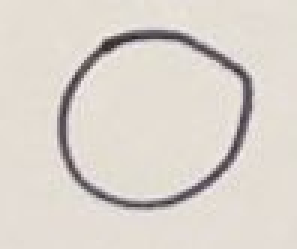
#> input picture 0.jpg, 99 x 83 px (shown 3 times larger); its folder holds only this picture in this run
$ python Image_processing_tutorial_test.py
#> lines starting #> are read from the running program, lines starting #| are printed output that depends on the picture
#image를 처리하고 읽기 위해서 pillow, numpy를 깔아야한다.

from PIL import Image
import numpy as np
from tempfile import TemporaryFile
test_dataset = TemporaryFile()
# import matplotlib.pyplot as plt

#dictionary를 만든다. dictionary는 Key와 value로 구성.
#Key 안에 value들이 있다.
image_dict = { }
image_pix_dict = { }

#i가 0부터 10개. 즉 0부터 9까지.
#i가 돌면서 10개의 key들을 생성하고, 각 key에 value들을 i.jpg를 여는 것으로 할당한다.
for i in range(10):
    image_dict["image_{}".format(i)] = Image.open('{}.jpg'.format(i))
    #print(image_dict["image_0"])
# 저장된 key와 value들을 보여준다.
# print(image_dict.keys())
# print(image_dict.values())

#각 Key에 할당된 value들(i.jpg들)을 모두 28 by 28로 resize한다.
    image_dict["image_{}".format(i)] = image_dict["image_{}".format(i)].resize((28,28))

    image_dict["image_{}".format(i)].save('{}_resized.jpg'.format(i))
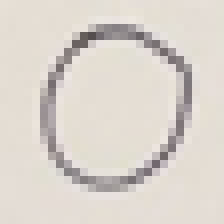
#> saved as 0_resized.jpg: PIL image 28x28 RGB (shown 8 times larger); mean R, G, B 219, 212.2, 204.7
#> (the run stopped early here; a loop or call above may not have finished)
